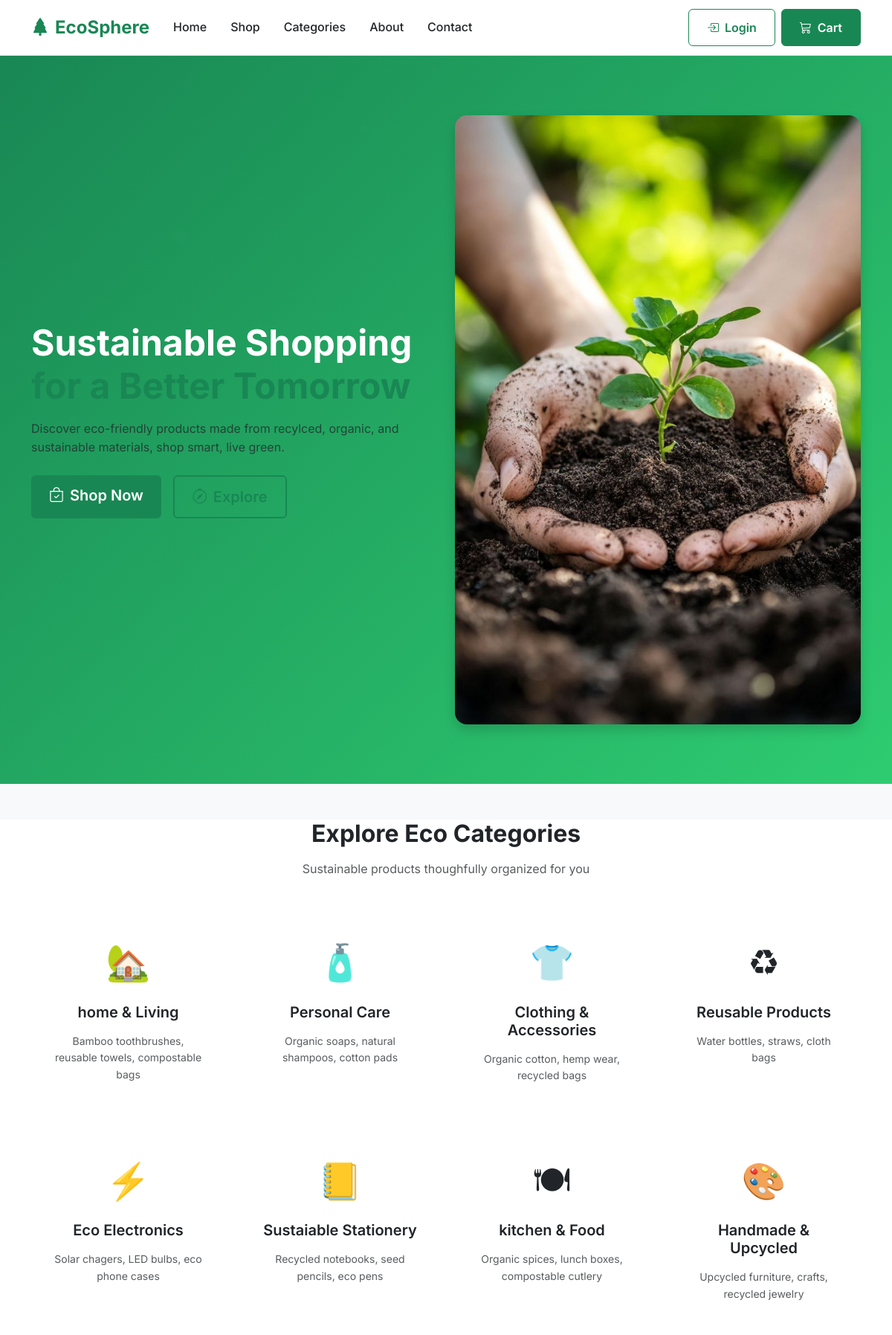
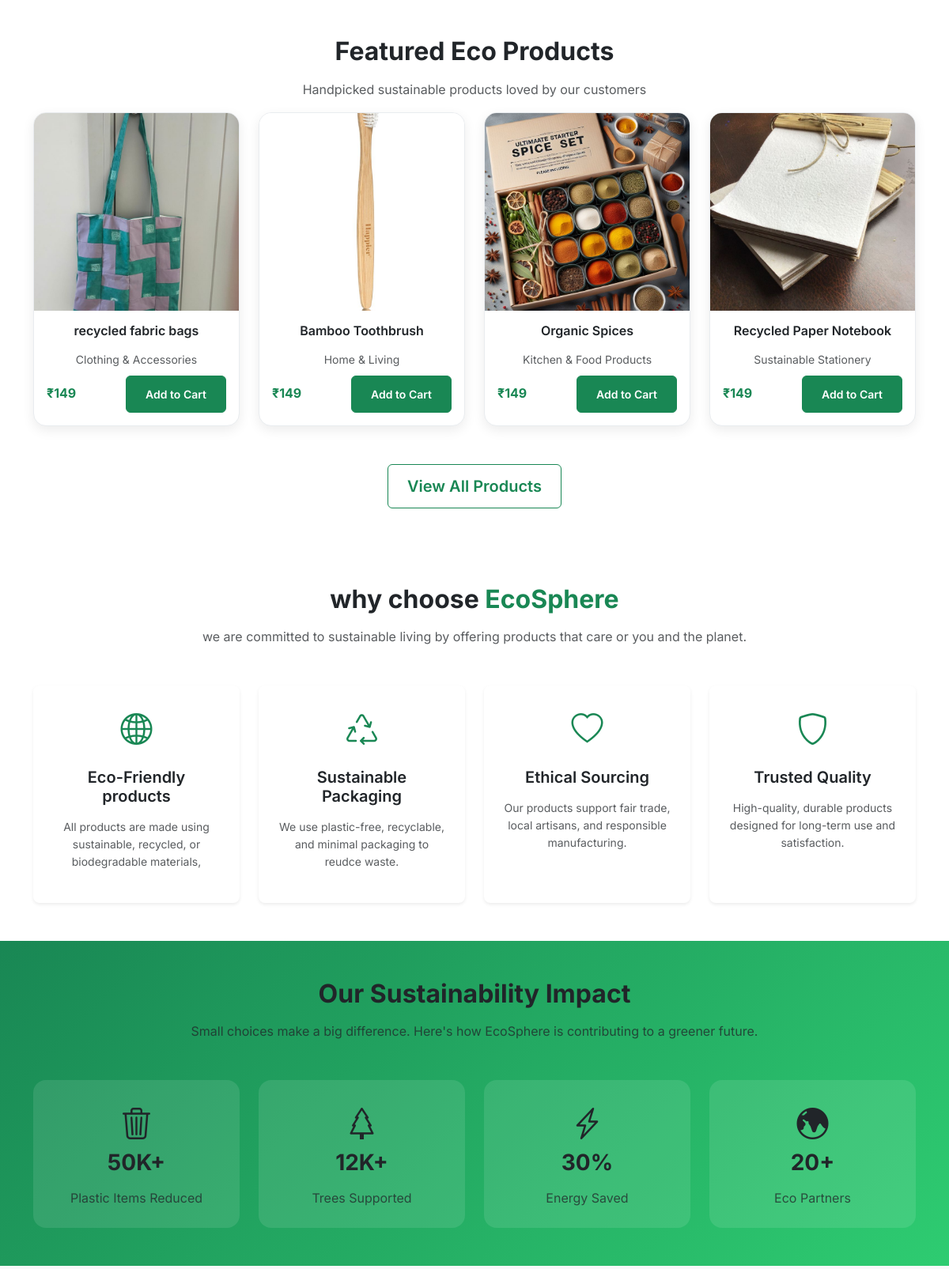
The page / (upper part) on the database its author committed (2 pictures, top to bottom).
### store/models.py (models this page shows, shortened)
class Product(models.Model):
    name = models.CharField(max_length=200)
    price = models.FloatField()
    category = models.ForeignKey(Category, on_delete=models.CASCADE)
    is_available = models.BooleanField(default=True)
    image_name = models.CharField(max_length=200, blank=True, null=True)
    image = models.ImageField(upload_to='products/')
    is_featured = models.BooleanField(default=False)

class Category(models.Model):
    name = models.CharField(max_length=100)
    def __str__(self):
        return self.name

### store/views.py (the view)
# urls.py: path('', views.homepage, name='home'),
def homepage(request):
    featured_products = Product.objects.filter(is_featured=True, is_available=True)[:4]
    context = {
        "featured_products": featured_products
    }
    return render(request, "store/homepage.html",{
        "featured_products": featured_products
    })

### store/templates/store/homepage.html (shortened to what this page needs)
{% extends 'store/base.html' %}
{% load static %}
{% block content %}
    <section class="hero-section d-flex align-items-center">
        <div class="container">
            <div class="row align-items-center">
                <div class="col-lg-6 text-center text-lg-start">
                    <h1 class="fw-bold display-5">
                        Sustainable Shopping<br>
                        <span class="text-success">for a Better Tomorrow</span>
                    </h1>
                    <p class="text-muted mt-3">
                        Discover eco-friendly products made from recylced, organic, and sustainable materials, shop smart, live green.
                    </p>
                    <div class="mt-4 d-flex flex-column flex-sm-row gap-3">
                        <a href="{% url 'shop' %}" class="btn btn-shop-now btn-lg">
                            <i class="bi bi-bag-check me-2"></i>Shop Now
                        </a>
                        <a href="{% url 'categories' %}" class="btn btn-explore btn-lg">
                            <i class="bi bi-compass me-2"></i>Explore
                        </a>
                    </div>
                </div>
                <div class="col-lg-6 text-center mt-4 mt-lg-0" >
                    <img src="{%static '/img/1.jpg' %}" alt="Eco Products"
                    class="img-fluid rounded-4 shadow display-4 h-75"> </div>
            </div>
        </div>
    </section>
    <section class="py-6 bg-white mt-5">
        <div class="container">
            <div class="text-center mb-5">
                <h2 class="fw-bold">Explore Eco Categories</h2>
                <p class="text-muted">Sustainable products thoughfully organized for you</p>
            </div>
            <div class="row g-4">
                <div class="col-md-6 col-lg-3">
                    <div class="category-card text-center p-4 h-100">
                        <div class="icon mb-3">🏡</div>
                        <h5 class="fw-semibold">home & Living</h5>
                        <p class="text-muted small">Bamboo toothbrushes, reusable towels, compostable bags</p>
                    </div>
                </div>
                <div class="col-md-6 col-lg-3">
                    <div class="category-card text-center p-4 h-100">
                        <div class="icon mb-3">🧴</div>
                        <h5 class="fw-semibold">Personal Care</h5>
                        <p class="text-muted small">Organic soaps, natural shampoos, cotton pads</p>
                    </div>
                </div>
                <div class="col-md-6 col-lg-3">
                    <div class="category-card text-center p-4 h-100">
                        <div class="icon mb-3">👕</div>
                        <h5 class="fw-semibold">Clothing & Accessories</h5>
                        <p class="text-muted small">Organic cotton, hemp wear, recycled bags</p>
                    </div>
                </div>
                <div class="col-md-6 col-lg-3">
                    <div class="category-card text-center p-4 h-100">
                        <div class="icon mb-3">♻</div>
                        <h5 class="fw-semibold">Reusable Products</h5>
                        <p class="text-muted small">Water bottles, straws, cloth bags</p>
                    </div>
                </div>
                <div class="col-md-6 col-lg-3">
                    <div class="category-card text-center p-4 h-100">
                        <div class="icon mb-3">⚡</div>
                        <h5 class="fw-semibold">Eco Electronics</h5>
                        <p class="text-muted small">Solar chagers, LED bulbs, eco phone cases</p>
                    </div>
                </div>
                <div class="col-md-6 col-lg-3">
                    <div class="category-card text-center p-4 h-100">
                        <div class="icon mb-3">📒</div>
                        <h5 class="fw-semibold">Sustaiable Stationery</h5>
                        <p class="text-muted small">Recycled notebooks, seed pencils, eco pens</p>
                    </div>
                </div>
                <div class="col-md-6 col-lg-3">
                    <div class="category-card text-center p-4 h-100">
                        <div class="icon mb-3">🍽</div>
                        <h5 class="fw-semibold">kitchen & Food</h5>
                        <p class="text-muted small">Organic spices, lunch boxes, compostable cutlery</p>
                    </div>
                </div>
                <div class="col-md-6 col-lg-3">
                    <div class="category-card text-center p-4 h-100">
                        <div class="icon mb-3">🎨</div>
                        <h5 class="fw-semibold">Handmade & Upcycled</h5>
                        <p class="text-muted small">Upcycled furniture, crafts, recycled jewelry</p>
                    </div>
                </div>
            </div>
        </div>
    </section>
    <section class="py-5 bg-white">
        <div class="container">
            <div class="text-center mb-5">
                <h2 class="fw-bold">Featured Eco Products</h2>
                <p class="text-muted">
                    Handpicked sustainable products loved by our customers
                </p>
                <div class="row g-4">
                {% for product in featured_products %}
                <div class="col-md-6 col-lg-3">
                    <div class="product-card h-100">
                        <img src="{{ product.image.url }}" alt="{{ product.name }}" class="img-fluid product-img">
                        <div class="p-3">
                            <h6 class="fw-semibold">{{ product.name }}</h6>
                            <p class="text-muted small mb-2">{{ product.category }}</p>
                            <div class="d-flex justify-content-between align-items-center">
                                <span class="fw-bold text-success">₹149</span>
                                <button class="btn btn-sm btn-success add-to-cart" data-product-id="{{ product.id }}">Add to Cart</button>
                            </div>
                        </div>
                    </div>
                </div>
                {% endfor %}
            </div>
            </div>
            <div class="text-center mt-5">
                <a href="#" class="btn btn-outline-success btn-lg">
                    View All Products
                </a>
            </div>
        </div>
    </section>
    <section class="py-5 bg-white">
        <div class="container">
            <div class="text-center mb-5">
                <h2 class="fw-bold">
                    why choose <span class="text-success">EcoSphere</span>
                </h2>
                <p class="text-muted mt-2">
                    we are committed to sustainable living by offering products that care or you and the planet.
                </p>
            </div>
            <div class="row g-4">
                <div class="col-md-6 col-lg-3">
                    <div class="card h-100 border-0 shadow-sm text-center p-4">
                        <div class="mb-3">
                            <i class="bi bi-globe2 text-success fs-1"></i>
                        </div>
                        <h5 class="fw-semibold">Eco-Friendly products</h5>
                        <p class="text-muted small">
                            All products are made using sustainable, recycled, or biodegradable materials,
                        </p>
                    </div>
                </div>
                <div class="col-md-6 col-lg-3">
                    <div class="card h-100 border-0 shadow-sm text-center p-4">
                        <div class="mb-3">
                            <i class="bi bi-recycle text-success fs-1"></i>
                        </div>
                        <h5 class="fw-semibold">Sustainable Packaging</h5>
                        <p class="text-muted small">
                            We use plastic-free, recyclable, and minimal packaging to reudce waste.
                        </p>
                    </div>
                </div>
                <div class="col-md-6 col-lg-3">
                    <div class="card h-100 border-0 shadow-sm text-center p-4">
                        <div class="mb-3">
                            <i class="bi bi-heart text-success fs-1"></i>
                        </div>
                        <h5 class="fw-semibold">Ethical Sourcing</h5>
                        <p class="text-muted small">
                            Our products support fair trade, local artisans, and responsible manufacturing.
                        </p>
                    </div>
                </div>
                     <div class="col-md-6 col-lg-3">
                    <div class="card h-100 border-0 shadow-sm text-center p-4">
                        <div class="mb-3">
                            <i class="bi bi-shield text-success fs-1"></i>
                        </div>
                        <h5 class="fw-semibold">Trusted Quality</h5>
                        <p class="text-muted small">
                            High-quality, durable products designed for long-term use and satisfaction.
                        </p>
                    </div>
                </div>
            </div>
        </div>
    </section>
    <section class="py-5" style="background: linear-gradient(135deg, #198754, #2ecc71)">
        <div class="container">
            <div class="text-center mb-5">
                <h2 class="fw-bold">Our Sustainability Impact</h2>
                <p class="opacity-75 mt-2">
                    Small choices make a big difference. Here's how EcoSphere is contributing to a greener future.
                </p>
            </div>
            <div class="row text-center g-4">
            <div class="col-6 col-lg-3">
                <div class="p-4 bg-white bg-opacity-10 rounded-4 h-100">
                    <i class="bi bi-trash3 fs-1 mb-3"></i>
                    <h3 class="fw-bold">50K+</h3>
                    <p class="mb-0 opacity-75">Plastic Items Reduced</p>
                </div>
            </div>
                        <div class="col-6 col-lg-3">
                <div class="p-4 bg-white bg-opacity-10 rounded-4 h-100">
                    <i class="bi bi-tree fs-1 mb-3"></i>
                    <h3 class="fw-bold">12K+</h3>
                    <p class="mb-0 opacity-75">Trees Supported</p>
                </div>
            </div>
                        <div class="col-6 col-lg-3">
                <div class="p-4 bg-white bg-opacity-10 rounded-4 h-100">
                    <i class="bi bi-lightning-charge fs-1 mb-3"></i>
                    <h3 class="fw-bold">30%</h3>
                    <p class="mb-0 opacity-75">Energy Saved</p>
                </div>
            </div>
                        <div class="col-6 col-lg-3">
                <div class="p-4 bg-white bg-opacity-10 rounded-4 h-100">
                    <i class="bi bi-globe-central-south-asia fs-1 mb-3"></i>
                    <h3 class="fw-bold">20+</h3>
                    <p class="mb-0 opacity-75">Eco Partners</p>
                </div>
            </div>
        </div>
        </div>
    </section>
{% endblock %}

### store/templates/store/base.html (shortened to what this page needs)
{% load static %}
<!DOCTYPE html>
<html lang="en">
<head>
    <link href="https://cdn.jsdelivr.net/npm/bootstrap@5.3.0/dist/css/bootstrap.min.css" rel="stylesheet">
    <link href="https://cdn.jsdelivr.net/npm/bootstrap-icons@1.10.0/font/bootstrap-icons.css" rel="stylesheet">
    <link rel="stylesheet" href="{% static 'css/style.css' %}">
</head>
<body>
    {% include 'store/navbar.html' %}
    <main>
        {% block content %}{% endblock %}
    </main>
</body>
</html>

### store/templates/store/navbar.html (shortened to what this page needs)
{% load static %}
<nav class="navbar navbar-expand-lg navbar-light sticky-top">
    <div class="container">
        <a href="{% url 'home' %}" class="navbar-brand d-flex align-items-center">
            <i class="bi bi-tree-fill text-success me-2 fs-4"></i>
            <span class="fw-bold">EcoSphere</span>
        </a>
        <div class="collapse navbar-collapse" id="navbarNav">
            <ul class="navbar-nav me-auto mb-2 mb-lg-0">
                <li class="nav-item">
                    <a href="{% url 'home' %}" class="nav-link px-3">Home</a>
                </li>
                <li class="nav-item">
                    <a href="{% url 'shop' %}" class="nav-link px-3">Shop</a>
                </li>
                <li class="nav-item">
                    <a href="{% url 'categories' %}" class="nav-link px-3">Categories</a>
                </li>
                <li class="nav-item">
                    <a href="{% url 'about' %}" class="nav-link px-3">About</a>
                </li>
                <li class="nav-item">
                    <a href="{% url 'contact' %}" class="nav-link px-3">Contact</a>
                </li>
            </ul>
            <div class="d-flex align-items-center">
                {% if user.is_authenticated %}
                    <div class="dropdown me-3">
                        <button class="btn btn-link text-decoration-none dropdown-toggle d-flex align-items-center" type="button" id="userDropdown" data-bs-toggle="dropdown" aria-expanded="false">
                            <i class="bi bi-person-circle fs-5 me-2"></i>
                            <span class="d-none d-md-inline">{{ user.username }}</span>
                        </button>
                        <ul class="dropdown-menu" aria-labelledby="userDropdown">
                            <li><a class="dropdown-item" href="{% url 'profile' %}"><i class="bi bi-person me-2"></i>Profile</a></li>
                            <li><hr class="dropdown-divider"></li>
                            <li>
                                <form action="{% url 'logout' %}" method="POST" class="d-inline">
                                    {% csrf_token %}
                                    <button type="submit" class="dropdown-item text-danger">
                                        <i class="bi bi-box-arrow-right me-2"></i>Logout
                                    </button>
                                </form>
                            </li>
                        </ul>
                    </div>
                    <a href="{% url 'cart' %}" class="btn btn-success position-relative me-2">
                        <i class="bi bi-cart3"></i>
                        <span class="d-none d-md-inline ms-2">Cart</span>
                        {% if user.cart.items.exists %}
                            <span class="position-absolute top-0 start-100 translate-middle badge rounded-pill bg-danger">
                                {{ user.cart.items.count }}
                                <span class="visually-hidden">items in cart</span>
                            </span>
                        {% endif %}
                    </a>
                {% else %}
                    <a href="{% url 'login' %}" class="btn btn-outline-success me-2">
                        <i class="bi bi-box-arrow-in-right me-1"></i>
                        Login
                    </a>
                    <a href="{% url 'cart' %}" class="btn btn-success">
                        <i class="bi bi-cart3 me-1"></i>
                        Cart
                    </a>
                {% endif %}
            </div>
        </div>
    </div>
</nav>

### rows shown on the page
Product: image (picture), name "recycled fabric bags", category "Clothing & Accessories"
Product: image (picture), name "Bamboo Toothbrush", category "Home & Living"
Product: image (picture), name "Organic Spices", category "Kitchen & Food Products"
Product: image (picture), name "Recycled Paper Notebook", category "Sustainable Stationery"
